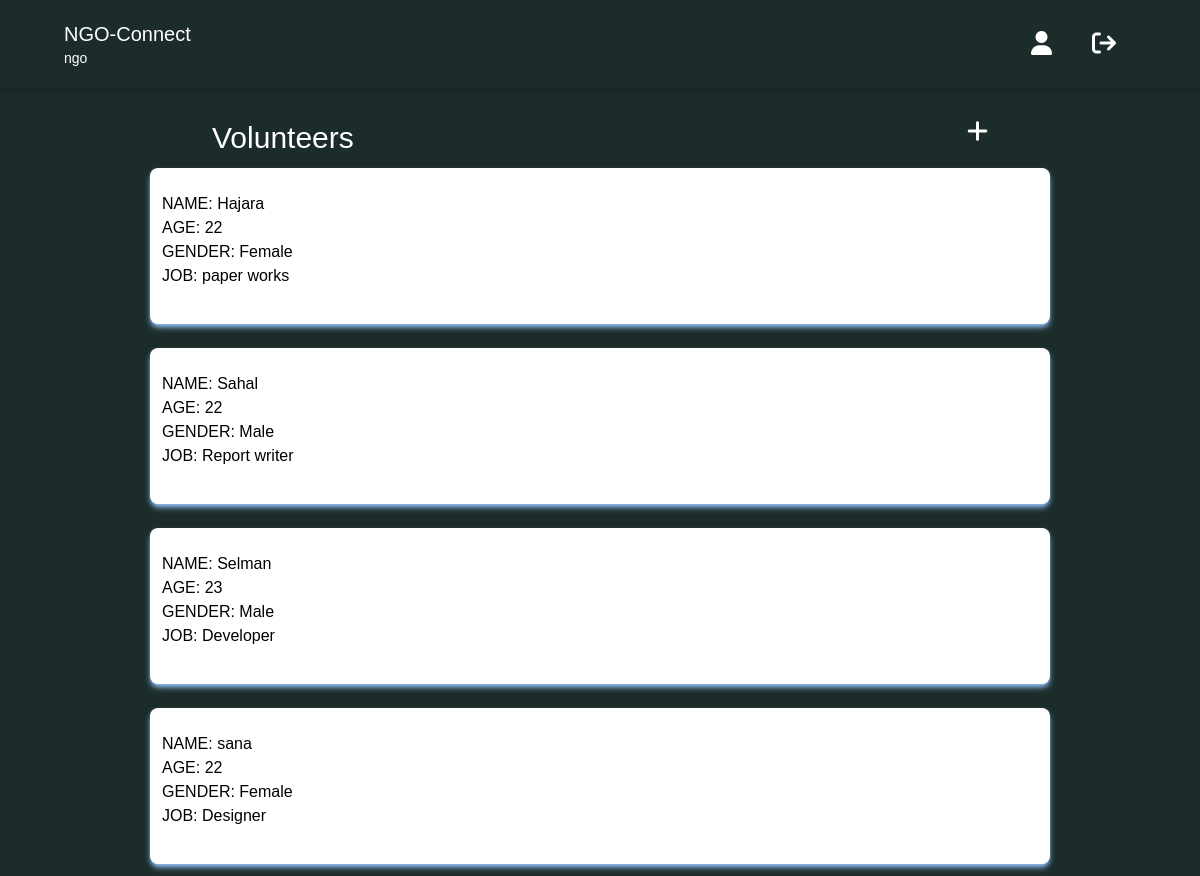
The app's page /ngo/volunteers (signed in), older data.
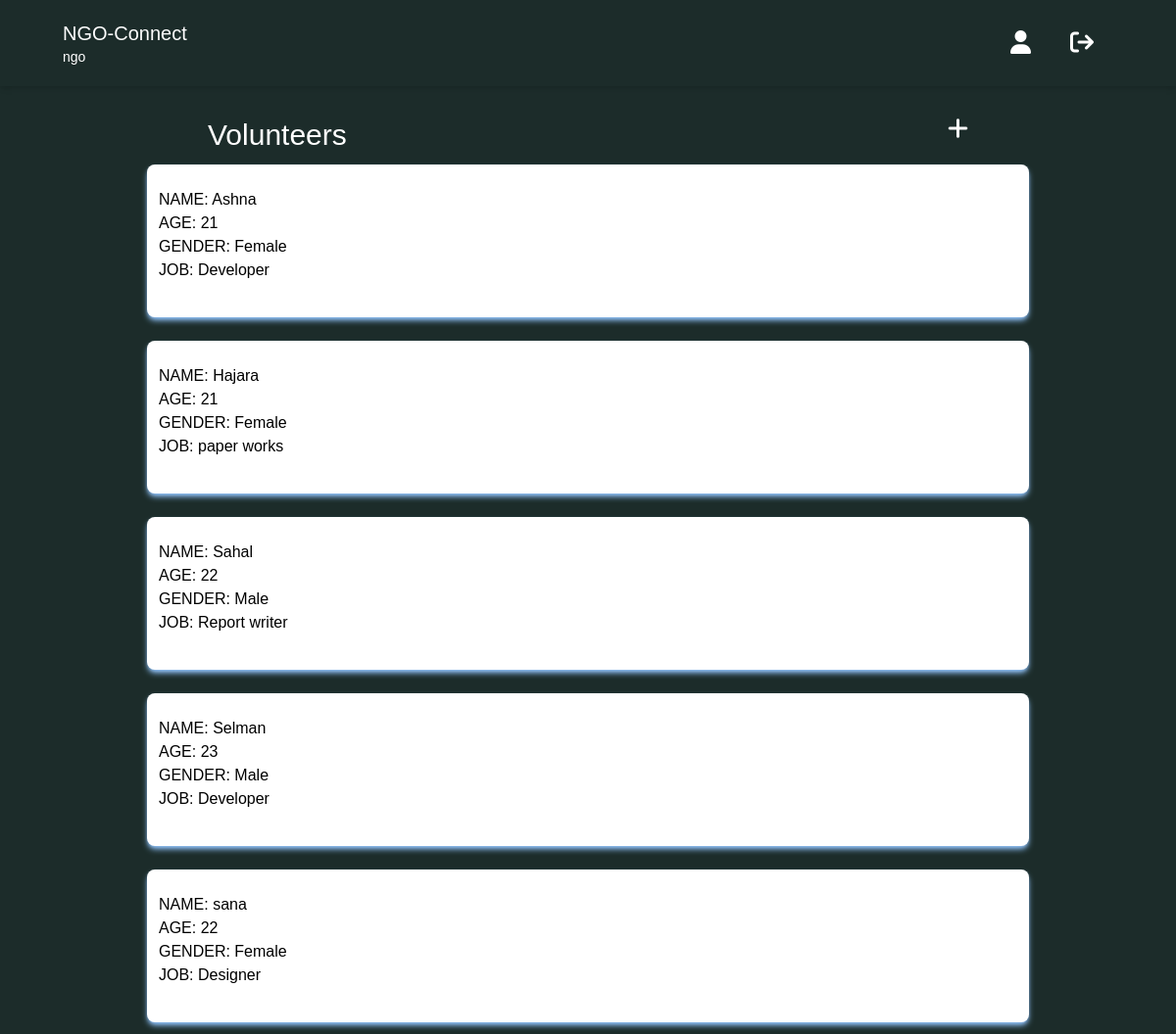
The same page, newer data.
### ngo/models.py (models this page shows)
class NgoVolunteers(models.Model):
    ngo = models.ForeignKey(User, on_delete=models.CASCADE, null=True)
    name = models.CharField(max_length=20, blank=True)
    age = models.IntegerField(null=True)
    gender = models.CharField(max_length=8, choices=(('male', 'male'), ('female', 'female'),), null=True)
    job = models.CharField(max_length=20, blank=True)

### ngo/views.py (the view)
# urls.py: path('volunteers', views.volunteers, name="volunteers"),
def volunteers(request):
    volunteers = NgoVolunteers.objects.filter(ngo=request.user).order_by('name')
    context = {
        'volunteers' : volunteers,
    }
    return render(request, 'volunteers.html', context)

### ngo/templates/volunteers.html (shortened to what this page needs)
<!DOCTYPE html>
<html lang="en">
<head>
    <script src="https://cdn.tailwindcss.com"></script>
    <link rel="stylesheet" href="https://cdnjs.cloudflare.com/ajax/libs/font-awesome/6.1.1/css/all.min.css" />
</head>
<body style="font-family: sans-serif; background-color: #1C2C2A;" >
    <header
    class="lg:px-16 px-4 flex flex-wrap items-center py-4 shadow-md"
>
    <div class="flex-1 flex justify-between items-center">
      <a href="/reciever/receiver_base/" class="text-xl text-white">NGO-Connect <p class="text-sm">{{ user.first_name }}</p></a>
    </div>
    <div class="hidden lg:flex lg:items-center lg:w-auto w-full" id="menu">
        <nav>
            <ul class="lg:flex items-center justify-between text-base text-gray-700 pt-4 lg:pt-0">
                <li><a class="lg:p-4 py-3 rounded-md px-0 mx-1 block text-white" href="/ngo/ngo_profile_page"><i class="fa fa-user fa-xl" aria-hidden="true"></i></a></li>
                <li><a class="lg:p-4 py-3 rounded-md text-white px-0 mx-1 block" href="/logout"><i class="fa fa-sign-out fa-xl" aria-hidden="true"></i></a></li>
            </ul>
        </nav>
    </div>
</header>
<div class="mx-5 mt-8 flex justify-between">
    <h1 class="text-white px-48 text-3xl">Volunteers</h1>
    <a class="text-white px-48" href="/ngo/add_volunteers"><i class="fa fa-plus fa-xl" aria-hidden="true"></i></a>
</div>
<div class="text-center">
    <div class="flex flex-wrap justify-center">
        {% for i in volunteers %}
        <div class="w-3/4 mx-2 shadow-md shadow-blue-300 p-3 my-3 bg-white rounded-lg">
            <ul class="mt-3">
                <li class="text-left">NAME: {{ i.name }}</li>
                <li class="text-left">AGE: {{ i.age }}</li>
                <li class="text-left">GENDER: {{ i.gender }}</li>
                <li class="text-left">JOB: {{ i.job }}</li>
            </ul>
            <br>
        </div>
       {% endfor %}
    </div>
</div>
</body>
</html>

Row changes from the older to the newer data that the page shows:
added NgoVolunteers: name "Ashna", age "21", gender "Female", job "Developer"
changed NgoVolunteers "Hajara": age "22" → "21"
